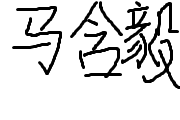
#> input picture watermark_pic.png, 180 x 120 px
$ python -i fft_analyzer.py   (imports and definitions only)   (older library calls are emulated)
#> lines starting #> are read from the running program, lines starting #| are printed output that depends on the picture
#> further down, picture is the input picture: shape (120, 180, 3); min 0, max 255, mean 221.9
"""
FFT分析器模块

该模块实现基于FFT的几何变换检测，用于识别图像的旋转和缩放。
"""

import numpy as np
import cv2
from typing import Dict, List, Tuple, Optional
from scipy import signal


class FFTAnalyzer:
    """
    FFT分析器

    负责检测图像的几何变换参数（旋转角度和缩放比例）。
    通过分析FFT频谱中的同步信号峰值位置来计算变换参数。
    """

    def __init__(self, block_size: int = 32,
                 peak_threshold: float = 0.3):
        """
        初始化FFT分析器

        Args:
            block_size: 宏块大小（像素），默认32
            peak_threshold: 峰值检测阈值（相对于最大值的比例）
        """
        self.block_size = block_size
        self.peak_threshold = peak_threshold
        # 预期的频域峰值距离（基于宏块重复模式）
        # 对于32×32的宏块，频域中会在 freq = 1/32 处出现峰值
        self.expected_freq = 1.0 / block_size

    def analyze(self, image: np.ndarray) -> Dict[str, float]:
        """
        分析图像的几何变换

        对图像进行2D FFT变换，检测同步信号峰值，计算旋转角度和缩放比例。

        Args:
            image: 待分析图像（BGR或灰度）

        Returns:
            包含以下键的字典:
            - rotation: 旋转角度（度，逆时针为正）
            - scale: 缩放比例
            - confidence: 检测置信度（0-1）
            - peaks_found: 检测到的峰值数量
        """
        # 转换为灰度图
        if len(image.shape) == 3:
            gray = cv2.cvtColor(image, cv2.COLOR_BGR2GRAY)
        else:
            gray = image.copy()

        # 执行2D FFT
        fft_result = np.fft.fft2(gray)
        fft_shifted = np.fft.fftshift(fft_result)

        # 计算幅度谱（对数变换以增强可视化）
        magnitude = np.abs(fft_shifted)
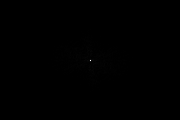
#> magnitude: shape (120, 180) float64; min 20.99, max 4792454, mean 6276.5; drawn with min black and max white
        magnitude_log = np.log1p(magnitude)
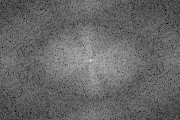
#> magnitude_log: shape (120, 180) float64; min 3.09, max 15.38, mean 8.05; drawn with min black and max white

        # 检测同步信号峰值
        peaks = self.detect_sync_peaks(magnitude_log)

        if len(peaks) < 2:
            # 峰值不足，无法计算几何变换
            return {
                'rotation': 0.0,
                'scale': 1.0,
                'confidence': 0.0,
                'peaks_found': len(peaks)
            }

        # 计算旋转角度和缩放比例
        rotation, scale, confidence = self._calculate_transform_params(
            peaks, gray.shape
        )

        return {
            'rotation': rotation,
            'scale': scale,
            'confidence': confidence,
            'peaks_found': len(peaks)
        }

    def detect_sync_peaks(self, fft_magnitude: np.ndarray) -> List[Tuple[int, int]]:
        """
        检测FFT频谱中的同步信号峰值

        检测由宏块重复模式产生的频域峰值。

        Args:
            fft_magnitude: FFT幅度谱（对数变换后）

        Returns:
            峰值坐标列表 [(x, y), ...]，按强度降序排列
        """
        # 归一化幅度谱
        magnitude_norm = fft_magnitude / (np.max(fft_magnitude) + 1e-10)
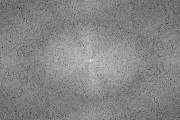
#> magnitude_norm: shape (120, 180) float64; min 0.201, max 1, mean 0.524

        # 使用更小的阈值来检测峰值
        threshold = self.peak_threshold * np.max(magnitude_norm)
#> threshold = 0.3

        # 使用形态学操作找到局部最大值
        # 创建一个结构元素用于局部最大值检测
        kernel_size = 7
        kernel = np.ones((kernel_size, kernel_size))
        dilated = cv2.dilate(magnitude_norm.astype(np.float32), kernel)
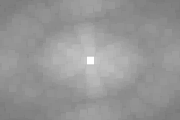
#> dilated: shape (120, 180) float32; min 0.472, max 1, mean 0.591
        local_max = (magnitude_norm == dilated)
#> local_max: shape (120, 180) bool; every value is 0

        # 应用阈值过滤
        peaks_mask = local_max & (magnitude_norm > threshold)

        # 获取峰值坐标
        peak_coords = np.argwhere(peaks_mask)
#> peak_coords = empty array

        if len(peak_coords) == 0:
            return []

        # 获取峰值强度
        peak_values = magnitude_norm[peak_coords[:, 0], peak_coords[:, 1]]

        # 按强度降序排序
        sorted_indices = np.argsort(peak_values)[::-1]
        sorted_peaks = peak_coords[sorted_indices]

        # 移除中心DC分量（通常是最强的峰值）
        center = np.array(fft_magnitude.shape) // 2
        filtered_peaks = []

        for peak in sorted_peaks:
            # 跳过距离中心太近的峰值（DC分量及其附近）
            distance_to_center = np.linalg.norm(peak - center)
            if distance_to_center > 3:  # 至少距离中心3个像素
                filtered_peaks.append(tuple(peak))

        # 返回前12个最强的峰值
        return filtered_peaks[:12]

    # [123 lines left out: functions _calculate_transform_params, get_fft_spectrum, not called in this run]

>>> import cv2
>>> picture = cv2.imread('../../../watermark_pic.png')
>>> result = FFTAnalyzer().analyze(picture)
#> in analyze, `peaks = self.detect_sync_peaks(magnitude_log)`: peaks = []
#> result = {'rotation': 0, 'scale': 1, 'confidence': 0, 'peaks_found': 0}
